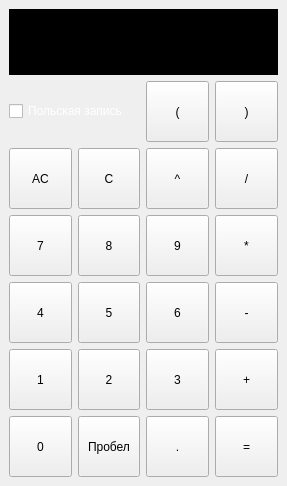
<?xml version="1.0" encoding="UTF-8"?>
<ui version="4.0">
 <class>calc</class>
 <widget class="QMainWindow" name="calc">
  <property name="geometry">
   <rect>
    <x>0</x>
    <y>0</y>
    <width>287</width>
    <height>486</height>
   </rect>
  </property>
  <property name="baseSize">
   <size>
    <width>61</width>
    <height>61</height>
   </size>
  </property>
  <property name="cursor">
   <cursorShape>ArrowCursor</cursorShape>
  </property>
  <property name="windowTitle">
   <string>Польская запись</string>
  </property>
  <property name="styleSheet">
   <string notr="true">QMainWindow
{
background-image: url(:/new/prefix1/image/calc.png);
}
QMessageBox
{
	
	background-color: rgb(74, 74, 74);
	color: rgb(255, 255, 255);
}</string>
  </property>
  <widget class="QWidget" name="centralwidget">
   <property name="styleSheet">
    <string notr="true">QMainWindow
{
background-image: url(:/new/prefix1/image/calc.png);
}
</string>
   </property>
   <layout class="QGridLayout" name="gridLayout">
    <item row="0" column="0" colspan="4">
     <widget class="QLabel" name="result_show">
      <property name="minimumSize">
       <size>
        <width>241</width>
        <height>61</height>
       </size>
      </property>
      <property name="styleSheet">
       <string notr="true">color: white;
  qproperty-alignment: 'AlignVCenter | AlignRight';
  border: 1px solid black;

background-color: rgb(0, 0, 0);
</string>
      </property>
      <property name="text">
       <string/>
      </property>
     </widget>
    </item>
    <item row="1" column="0" colspan="2">
     <widget class="QCheckBox" name="checkBox">
      <property name="styleSheet">
       <string notr="true">color: rgb(255, 255, 255);</string>
      </property>
      <property name="text">
       <string>Польская запись</string>
      </property>
     </widget>
    </item>
    <item row="1" column="2">
     <widget class="QPushButton" name="br1">
      <property name="minimumSize">
       <size>
        <width>61</width>
        <height>61</height>
       </size>
      </property>
      <property name="baseSize">
       <size>
        <width>61</width>
        <height>61</height>
       </size>
      </property>
      <property name="styleSheet">
       <string notr="true">background-color: rgb(170, 0, 0);
  color: white; 
  border: 1px solid black;
 border-radius: 30px;
    border-style: outset;
   
    padding: 5px;
pressed {
    background-color: qlineargradient(x1: 0, y1: 0, x2: 0, y2: 1,
                                      stop: 0 #FF7832, stop: 1 #FF9739);
}
</string>
      </property>
      <property name="text">
       <string>(</string>
      </property>
     </widget>
    </item>
    <item row="1" column="3">
     <widget class="QPushButton" name="br2">
      <property name="minimumSize">
       <size>
        <width>61</width>
        <height>61</height>
       </size>
      </property>
      <property name="baseSize">
       <size>
        <width>61</width>
        <height>61</height>
       </size>
      </property>
      <property name="styleSheet">
       <string notr="true">background-color: rgb(170, 0, 0);
  color: white; 
  border: 1px solid black;
 border-radius: 30px;
    border-style: outset;
   
    padding: 5px;
pressed {
    background-color: qlineargradient(x1: 0, y1: 0, x2: 0, y2: 1,
                                      stop: 0 #FF7832, stop: 1 #FF9739);
}
</string>
      </property>
      <property name="text">
       <string>)</string>
      </property>
     </widget>
    </item>
    <item row="2" column="0">
     <widget class="QPushButton" name="clear">
      <property name="minimumSize">
       <size>
        <width>61</width>
        <height>61</height>
       </size>
      </property>
      <property name="baseSize">
       <size>
        <width>61</width>
        <height>61</height>
       </size>
      </property>
      <property name="styleSheet">
       <string notr="true">background-color: rgb(170, 0, 0);
  color: white; 
  border: 1px solid black;
 border-radius: 30px;
    border-style: outset;
   
    padding: 5px;
pressed {
    background-color: qlineargradient(x1: 0, y1: 0, x2: 0, y2: 1,
                                      stop: 0 #FF7832, stop: 1 #FF9739);
}
</string>
      </property>
      <property name="text">
       <string>AC</string>
      </property>
     </widget>
    </item>
    <item row="2" column="1">
     <widget class="QPushButton" name="clear_2">
      <property name="minimumSize">
       <size>
        <width>61</width>
        <height>61</height>
       </size>
      </property>
      <property name="baseSize">
       <size>
        <width>61</width>
        <height>61</height>
       </size>
      </property>
      <property name="styleSheet">
       <string notr="true">background-color: rgb(170, 0, 0);
  color: white; 
  border: 1px solid black;
 border-radius: 30px;
    border-style: outset;
   
    padding: 5px;
pressed {
    background-color: qlineargradient(x1: 0, y1: 0, x2: 0, y2: 1,
                                      stop: 0 #FF7832, stop: 1 #FF9739);
}
</string>
      </property>
      <property name="text">
       <string>C</string>
      </property>
     </widget>
    </item>
    <item row="2" column="2">
     <widget class="QPushButton" name="deg">
      <property name="minimumSize">
       <size>
        <width>61</width>
        <height>61</height>
       </size>
      </property>
      <property name="baseSize">
       <size>
        <width>61</width>
        <height>61</height>
       </size>
      </property>
      <property name="styleSheet">
       <string notr="true">background-color: rgb(170, 0, 0);
  color: white; 
  border: 1px solid black;
 border-radius: 30px;
    border-style: outset;
   
    padding: 5px;
pressed {
    background-color: qlineargradient(x1: 0, y1: 0, x2: 0, y2: 1,
                                      stop: 0 #FF7832, stop: 1 #FF9739);
}
</string>
      </property>
      <property name="text">
       <string>^</string>
      </property>
     </widget>
    </item>
    <item row="2" column="3">
     <widget class="QPushButton" name="div">
      <property name="minimumSize">
       <size>
        <width>61</width>
        <height>61</height>
       </size>
      </property>
      <property name="baseSize">
       <size>
        <width>61</width>
        <height>61</height>
       </size>
      </property>
      <property name="styleSheet">
       <string notr="true">background-color: rgb(170, 0, 0);
  color: white; 
  border: 1px solid black;
 border-radius: 30px;
    border-style: outset;
   
    padding: 5px;
pressed {
    background-color: qlineargradient(x1: 0, y1: 0, x2: 0, y2: 1,
                                      stop: 0 #FF7832, stop: 1 #FF9739);
}
</string>
      </property>
      <property name="text">
       <string>/</string>
      </property>
     </widget>
    </item>
    <item row="3" column="0">
     <widget class="QPushButton" name="button7">
      <property name="minimumSize">
       <size>
        <width>61</width>
        <height>61</height>
       </size>
      </property>
      <property name="baseSize">
       <size>
        <width>61</width>
        <height>61</height>
       </size>
      </property>
      <property name="font">
       <font>
        <stylestrategy>PreferDefault</stylestrategy>
       </font>
      </property>
      <property name="styleSheet">
       <string notr="true">background-color: rgb(71, 71, 71);
  color: white; 
  border: 1px solid black;
 border-radius: 30px;
    border-style: outset;
   
    padding: 5px;
pressed {
    background-color: qlineargradient(x1: 0, y1: 0, x2: 0, y2: 1,
                                      stop: 0 #FF7832, stop: 1 #FF9739);
}
</string>
      </property>
      <property name="text">
       <string>7</string>
      </property>
     </widget>
    </item>
    <item row="3" column="1">
     <widget class="QPushButton" name="button8">
      <property name="minimumSize">
       <size>
        <width>61</width>
        <height>61</height>
       </size>
      </property>
      <property name="baseSize">
       <size>
        <width>61</width>
        <height>61</height>
       </size>
      </property>
      <property name="styleSheet">
       <string notr="true">background-color: rgb(71, 71, 71);
  color: white; 
  border: 1px solid black;
 border-radius: 30px;
    border-style: outset;
   
    padding: 5px;
pressed {
    background-color: qlineargradient(x1: 0, y1: 0, x2: 0, y2: 1,
                                      stop: 0 #FF7832, stop: 1 #FF9739);
}
</string>
      </property>
      <property name="text">
       <string>8</string>
      </property>
     </widget>
    </item>
    <item row="3" column="2">
     <widget class="QPushButton" name="button9">
      <property name="minimumSize">
       <size>
        <width>61</width>
        <height>61</height>
       </size>
      </property>
      <property name="baseSize">
       <size>
        <width>61</width>
        <height>61</height>
       </size>
      </property>
      <property name="styleSheet">
       <string notr="true">background-color: rgb(71, 71, 71);
  color: white; 
  border: 1px solid black;
 border-radius: 30px;
    border-style: outset;
   
    padding: 5px;
pressed {
    background-color: qlineargradient(x1: 0, y1: 0, x2: 0, y2: 1,
                                      stop: 0 #FF7832, stop: 1 #FF9739);
}
</string>
      </property>
      <property name="text">
       <string>9</string>
      </property>
     </widget>
    </item>
    <item row="3" column="3">
     <widget class="QPushButton" name="mult">
      <property name="minimumSize">
       <size>
        <width>61</width>
        <height>61</height>
       </size>
      </property>
      <property name="baseSize">
       <size>
        <width>61</width>
        <height>61</height>
       </size>
      </property>
      <property name="styleSheet">
       <string notr="true">background-color: rgb(170, 0, 0);
  color: white; 
  border: 1px solid black;
 border-radius: 30px;
    border-style: outset;
   
    padding: 5px;
pressed {
    background-color: qlineargradient(x1: 0, y1: 0, x2: 0, y2: 1,
                                      stop: 0 #FF7832, stop: 1 #FF9739);
}
</string>
      </property>
      <property name="text">
       <string>*</string>
      </property>
     </widget>
    </item>
    <item row="4" column="0">
     <widget class="QPushButton" name="button4">
      <property name="minimumSize">
       <size>
        <width>61</width>
        <height>61</height>
       </size>
      </property>
      <property name="baseSize">
       <size>
        <width>61</width>
        <height>61</height>
       </size>
      </property>
      <property name="styleSheet">
       <string notr="true">background-color: rgb(71, 71, 71);
  color: white; 
  border: 1px solid black;
 border-radius: 30px;
    border-style: outset;
   
    padding: 5px;
pressed {
    background-color: qlineargradient(x1: 0, y1: 0, x2: 0, y2: 1,
                                      stop: 0 #FF7832, stop: 1 #FF9739);
}
</string>
      </property>
      <property name="text">
       <string>4</string>
      </property>
     </widget>
    </item>
    <item row="4" column="1">
     <widget class="QPushButton" name="button5">
      <property name="minimumSize">
       <size>
        <width>61</width>
        <height>61</height>
       </size>
      </property>
      <property name="baseSize">
       <size>
        <width>61</width>
        <height>61</height>
       </size>
      </property>
      <property name="styleSheet">
       <string notr="true">background-color: rgb(71, 71, 71);
  color: white; 
  border: 1px solid black;
 border-radius: 30px;
    border-style: outset;
   
    padding: 5px;
pressed {
    background-color: qlineargradient(x1: 0, y1: 0, x2: 0, y2: 1,
                                      stop: 0 #FF7832, stop: 1 #FF9739);
}
</string>
      </property>
      <property name="text">
       <string>5</string>
      </property>
     </widget>
    </item>
    <item row="4" column="2">
     <widget class="QPushButton" name="button6">
      <property name="minimumSize">
       <size>
        <width>61</width>
        <height>61</height>
       </size>
      </property>
      <property name="baseSize">
       <size>
        <width>61</width>
        <height>61</height>
       </size>
      </property>
      <property name="styleSheet">
       <string notr="true">background-color: rgb(71, 71, 71);
  color: white; 
  border: 1px solid black;
 border-radius: 30px;
    border-style: outset;
   
    padding: 5px;
pressed {
    background-color: qlineargradient(x1: 0, y1: 0, x2: 0, y2: 1,
                                      stop: 0 #FF7832, stop: 1 #FF9739);
}
</string>
      </property>
      <property name="text">
       <string>6</string>
      </property>
     </widget>
    </item>
    <item row="4" column="3">
     <widget class="QPushButton" name="minus">
      <property name="minimumSize">
       <size>
        <width>61</width>
        <height>61</height>
       </size>
      </property>
      <property name="baseSize">
       <size>
        <width>61</width>
        <height>61</height>
       </size>
      </property>
      <property name="styleSheet">
       <string notr="true">background-color: rgb(170, 0, 0);
  color: white; 
  border: 1px solid black;
 border-radius: 30px;
    border-style: outset;
   
    padding: 5px;
pressed {
    background-color: qlineargradient(x1: 0, y1: 0, x2: 0, y2: 1,
                                      stop: 0 #FF7832, stop: 1 #FF9739);
}
</string>
      </property>
      <property name="text">
       <string>-</string>
      </property>
     </widget>
    </item>
    <item row="5" column="0">
     <widget class="QPushButton" name="button1">
      <property name="minimumSize">
       <size>
        <width>61</width>
        <height>61</height>
       </size>
      </property>
      <property name="baseSize">
       <size>
        <width>61</width>
        <height>61</height>
       </size>
      </property>
      <property name="styleSheet">
       <string notr="true">background-color: rgb(71, 71, 71);
  color: white; 
  border: 1px solid black;
 border-radius: 30px;
    border-style: outset;
   
    padding: 5px;
pressed {
    background-color: qlineargradient(x1: 0, y1: 0, x2: 0, y2: 1,
                                      stop: 0 #FF7832, stop: 1 #FF9739);
}
</string>
      </property>
      <property name="text">
       <string>1</string>
      </property>
     </widget>
    </item>
    <item row="5" column="1">
     <widget class="QPushButton" name="button2">
      <property name="minimumSize">
       <size>
        <width>61</width>
        <height>61</height>
       </size>
      </property>
      <property name="baseSize">
       <size>
        <width>61</width>
        <height>61</height>
       </size>
      </property>
      <property name="styleSheet">
       <string notr="true">background-color: rgb(71, 71, 71);
  color: white; 
  border: 1px solid black;
 border-radius: 30px;
    border-style: outset;
   
    padding: 5px;
pressed {
    background-color: qlineargradient(x1: 0, y1: 0, x2: 0, y2: 1,
                                      stop: 0 #FF7832, stop: 1 #FF9739);
}
</string>
      </property>
      <property name="text">
       <string>2</string>
      </property>
     </widget>
    </item>
    <item row="5" column="2">
     <widget class="QPushButton" name="button3">
      <property name="minimumSize">
       <size>
        <width>61</width>
        <height>61</height>
       </size>
      </property>
      <property name="baseSize">
       <size>
        <width>61</width>
        <height>61</height>
       </size>
      </property>
      <property name="styleSheet">
       <string notr="true">background-color: rgb(71, 71, 71);
  color: white; 
  border: 1px solid black;
 border-radius: 30px;
    border-style: outset;
   
    padding: 5px;
pressed {
    background-color: qlineargradient(x1: 0, y1: 0, x2: 0, y2: 1,
                                      stop: 0 #FF7832, stop: 1 #FF9739);
}
</string>
      </property>
      <property name="text">
       <string>3</string>
      </property>
     </widget>
    </item>
    <item row="5" column="3">
     <widget class="QPushButton" name="plus">
      <property name="minimumSize">
       <size>
        <width>61</width>
        <height>61</height>
       </size>
      </property>
      <property name="baseSize">
       <size>
        <width>61</width>
        <height>61</height>
       </size>
      </property>
      <property name="styleSheet">
       <string notr="true">background-color: rgb(170, 0, 0);
  color: white; 
  border: 1px solid black;
 border-radius: 30px;
    border-style: outset;
   
    padding: 5px;
pressed {
    background-color: qlineargradient(x1: 0, y1: 0, x2: 0, y2: 1,
                                      stop: 0 #FF7832, stop: 1 #FF9739);
}
</string>
      </property>
      <property name="text">
       <string>+</string>
      </property>
     </widget>
    </item>
    <item row="6" column="0">
     <widget class="QPushButton" name="button0">
      <property name="minimumSize">
       <size>
        <width>61</width>
        <height>61</height>
       </size>
      </property>
      <property name="baseSize">
       <size>
        <width>61</width>
        <height>61</height>
       </size>
      </property>
      <property name="styleSheet">
       <string notr="true">background-color: rgb(71, 71, 71);
  color: white; 
  border: 1px solid black;
 border-radius: 30px;
    border-style: outset;
   
    padding: 5px;
pressed {
    background-color: qlineargradient(x1: 0, y1: 0, x2: 0, y2: 1,
                                      stop: 0 #FF7832, stop: 1 #FF9739);
}
</string>
      </property>
      <property name="text">
       <string>0</string>
      </property>
     </widget>
    </item>
    <item row="6" column="1">
     <widget class="QPushButton" name="spaceb">
      <property name="minimumSize">
       <size>
        <width>61</width>
        <height>61</height>
       </size>
      </property>
      <property name="baseSize">
       <size>
        <width>61</width>
        <height>61</height>
       </size>
      </property>
      <property name="styleSheet">
       <string notr="true">background-color: rgb(71, 71, 71);
  color: white; 
  border: 1px solid black;
 border-radius: 30px;
    border-style: outset;
   
    padding: 5px;
pressed {
    background-color: qlineargradient(x1: 0, y1: 0, x2: 0, y2: 1,
                                      stop: 0 #FF7832, stop: 1 #FF9739);
}
</string>
      </property>
      <property name="text">
       <string>Пробел</string>
      </property>
     </widget>
    </item>
    <item row="6" column="2">
     <widget class="QPushButton" name="point">
      <property name="minimumSize">
       <size>
        <width>61</width>
        <height>61</height>
       </size>
      </property>
      <property name="baseSize">
       <size>
        <width>61</width>
        <height>61</height>
       </size>
      </property>
      <property name="styleSheet">
       <string notr="true">background-color: rgb(71, 71, 71);
  color: white; 
  border: 1px solid black;
 border-radius: 30px;
    border-style: outset;
   
    padding: 5px;
pressed {
    background-color: qlineargradient(x1: 0, y1: 0, x2: 0, y2: 1,
                                      stop: 0 #FF7832, stop: 1 #FF9739);
}
</string>
      </property>
      <property name="text">
       <string>.</string>
      </property>
     </widget>
    </item>
    <item row="6" column="3">
     <widget class="QPushButton" name="equally">
      <property name="minimumSize">
       <size>
        <width>61</width>
        <height>61</height>
       </size>
      </property>
      <property name="baseSize">
       <size>
        <width>61</width>
        <height>61</height>
       </size>
      </property>
      <property name="styleSheet">
       <string notr="true">background-color: rgb(170, 0, 0);
  color: white; 
  border: 1px solid black;
 border-radius: 30px;
    border-style: outset;
   
    padding: 5px;
pressed {
    background-color: qlineargradient(x1: 0, y1: 0, x2: 0, y2: 1,
                                      stop: 0 #FF7832, stop: 1 #FF9739);
}
</string>
      </property>
      <property name="text">
       <string>=</string>
      </property>
     </widget>
    </item>
   </layout>
  </widget>
 </widget>
 <resources/>
 <connections/>
</ui>
